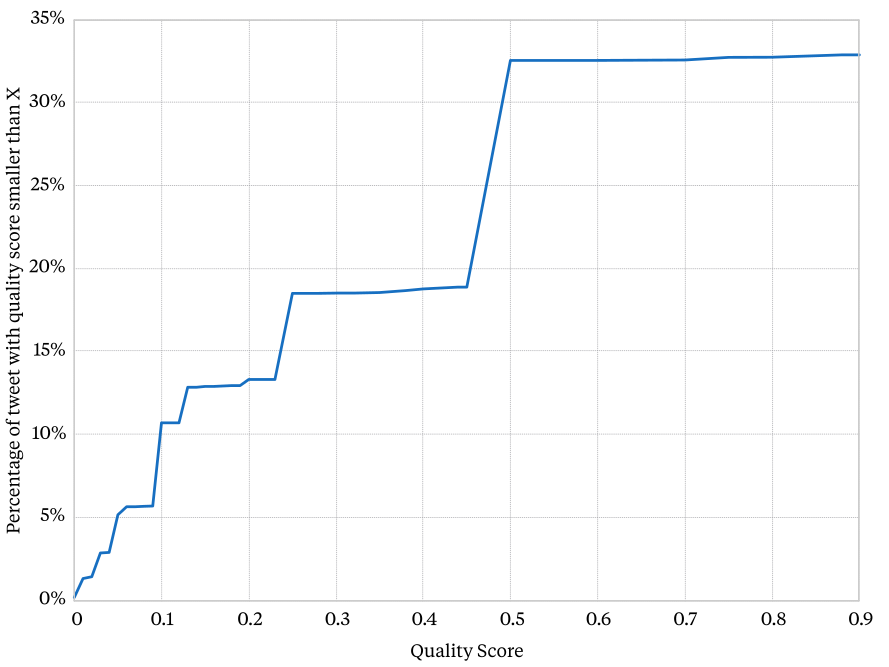

The gnuplot source for this figure:
blue = 0x176fc1
grey = 0xcccccc


set boxwidth 0.75
set style fill solid

# unset border
set border lw 1 lc rgb grey
set tic scale 0

set xtics textcolor rgb "black"
set ytics textcolor rgb "black"

set grid
set decimal locale
set format y "%'.0f%%"
set xrange [0.0 to 0.9]
set xtics 0.0,0.1,0.9

set ytics font "Tiempos Text,10"
set ylabel font "Tiempos Text,10"

set xtics font "Tiempos Text,10"
set xlabel font "Tiempos Text,10"

set ylabel "Percentage of tweet with quality score smaller than X"
set xlabel "Quality Score"
unset key

plot "negativescores.dat" using 1:4 with lines lw 2 lt rgb blue
